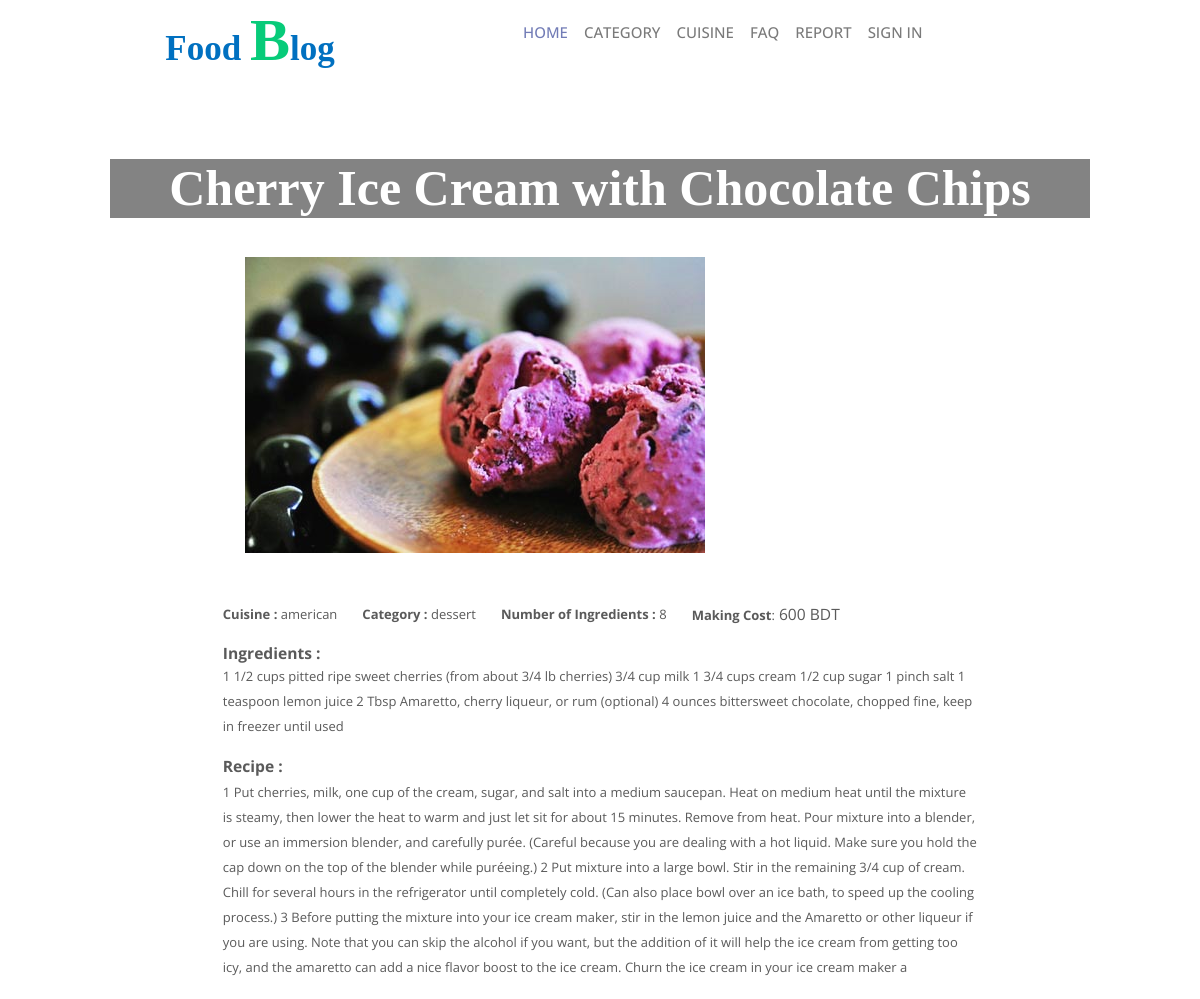
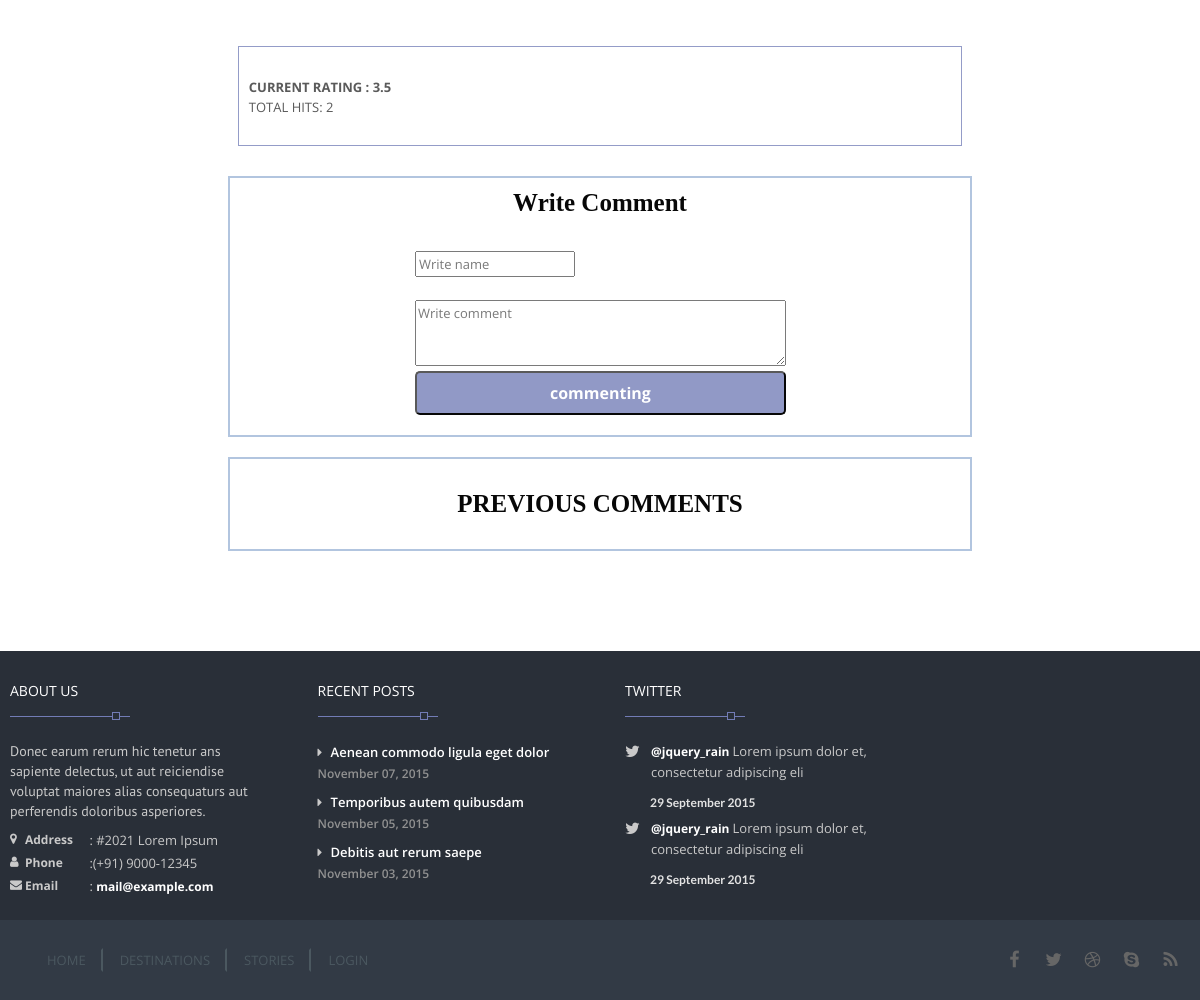
The app's page /view/description.php?id=6 with its own data (2 pictures, top to bottom).
### tables this page shows
CREATE TABLE IF NOT EXISTS `recepie` (
  `recepie_id` int(11) NOT NULL AUTO_INCREMENT,
  `recepie_name` varchar(100) NOT NULL,
  `ingredients` varchar(600) NOT NULL,
  `no_of_ingredients` int(10) NOT NULL,
  `cuisine` varchar(10) NOT NULL,
  `catagory` varchar(15) NOT NULL,
  `description` varchar(1000) NOT NULL,
  `price` int(11) NOT NULL,
  PRIMARY KEY (`recepie_id`),
  UNIQUE KEY `recepie_name` (`recepie_name`)
);

### view/description.php (the view, shortened to what this page needs)
<?php
$query = mysql_query("SELECT * from recepie where recepie_id=" . $_GET["id"]);
?>
<!DOCTYPE html>
<html lang = "en">
    <head>
        <link rel="stylesheet" href="css/bootstrap.min.css"/>
        <link rel="stylesheet" href="css/style.css">
        <link rel="stylesheet" type="text/css" href="css/style.css" media="screen" data-name="skins">
        <link rel="stylesheet" href="http://cdnjs.cloudflare.com/ajax/libs/font-awesome/4.6.3/css/font-awesome.min.css">
        <link rel="stylesheet" href="css/font-awesome.css"/>
        <link rel="stylesheet" href="css/fractionslider.css"/>
        <link rel="stylesheet" href="css/style-fraction.css"/>
        <link rel="stylesheet" href="css/style_footer.css"/>
        <link rel = "stylesheet" href = "css/description_style.css" type = "text/css">
    </head>
    <body>
        <?php include 'header.php'; ?>
        <div class="container">
            <div class="print_data">
                <?php
                while ($rows = mysql_fetch_array($query)) {
                    $recepie_id = $rows['recepie_id'];
                    $recepie_name = $rows['recepie_name'];
                    $cuisine = $rows['cuisine'];
                    $catagory = $rows['catagory'];
                    $no_of_ingredients = $rows['no_of_ingredients'];
                    $price = $rows['price'];
                    $description = $rows['description'];
                    $ingredients = $rows['ingredients'];
                    ?>
                    <div id="recepie_div" style="display: inline;">
                        <div id="recepie_name"><?php echo $recepie_name; ?></div>
                        <div class="recepie_image" >
                            <?php $path = 'images/food/' . $recepie_id . '.jpg' ?>
                            <img  src="<?php echo $path ?>"  >
                        </div>
                        <div id="info_recepie" >
                            <div id="details">
                                <div class='desc'>
                                    <div class='details_recipe'><b>Cuisine :</b> <?php echo $cuisine; ?> <br></div>
                                    <div class='details_recipe'><b>Category :</b> <?php echo $catagory; ?><br></div>
                                    <div class='details_recipe'><b>Number of Ingredients :</b> <?php echo $no_of_ingredients; ?><br></div>
                                    <div class='details_recipe'><b>Making Cost</b>:<big> <?php echo $price; ?> BDT</big></div>
                                </div>
                            </div>
                            <div class="clearfix"></div>
                            <div class='details'>
                                <big><b>Ingredients : </b></big> <br>
                                <div class='detils_moshla'><?php echo $ingredients; ?></div>
                            </div>
                            <div id='details'>
                                <big><b>Recipe :</b></big> <br>
                                <?php echo $description; ?>
                            </div>
                            <br>
                            <div>
                                <div class="rating_div">
                                    <div class='rating_show'>
                                        <?php
                                        $ratingquery = mysql_query("SELECT rate FROM ratingtable where recepie_id=$recepie_id");
                                        ?>
                                        <?php
                                        $rate_sum = 0;
                                        $row_count = 0;
                                        while ($rows = mysql_fetch_assoc($ratingquery)) {
                                            $rate = $rows['rate'];
                                            $rate_sum = $rate_sum + $rate;
                                            $row_count = $row_count + 1;
                                            ?>
                                            <?php
                                        }
                                        if (!$row_count == 0) {
                                            $current_rating = $rate_sum / $row_count;
                                            echo "<b>CURRENT RATING : ";
                                            echo round($current_rating, 2) . "</b>";
                                            echo "</br>" . "TOTAL HITS: " . $row_count;
                                        } else {
                                            echo "<b>CURRENT RATING : 0 </b>";
                                            echo "</br>" . "TOTAL HITS: " . $row_count;
                                        }
                                        ?>
                                    </div>
                                </div>
                            </div>
                            <div id='comment_note'style="border:2px solid lightsteelblue;margin-left:20px;margin-right: 20px;">
                                <h4 class='comment_header'> Write Comment</h4>
                                            <div style="margin-left:25%;">
                                                <form action="description.php?id=<?php echo "$recepie_id"; ?>" method="POST">
                                                    <table>
                                                        <tr><td><span style="font-family:Monotype Corsiva;color:white;font-weight: bolder;font-size: 25px;">Name:</span> <br><input placeholder="Write name" type="text" name="name"/></td></tr>
                                                        <tr><td colspan="2"><span style="font-family:Monotype Corsiva;color:white;font-weight: bolder;font-size: 25px;">Write Comment:</span>  </td></tr>
                                                        <tr><td colspan="5"><textarea name="comment" placeholder="Write comment "rows="3" cols="50"></textarea></td></tr>
                                                        <tr><td colspan="2"><input id='details_button' type="submit" name="commenting" value="commenting"></td></tr>
                                                    </table>
                                                </form>
                                            </div>
                                            </div>
                                            <div style="border:2px solid lightsteelblue;padding:20px;margin:20px;">
                                                <h4 class='comment_header'>PREVIOUS COMMENTS</h4>
                                            </div></div> </div>
                                            <?php
                                        }
                                        ?>
                                        </div>
                                        </div>
                                        <?php include 'footer.php'; ?>
                                        </body>
                                        </html>

### view/css/description_style.css (style rules this page uses)
div#recepie_name { font-size:50px; font-family:Monotype Corsiva; background-color:grey; width:100%; padding-left:100%; padding-right: 100%; padding:2%; text-align: center; margin-bottom: 4% ; color:white; font-weight: bolder; }
.recepie_image { margin-top:4px; margin-bottom: 5%; margin-left: auto; margin-right: auto; padding:0px 135px; }
.details_recipe { float:left; padding-right: 25px; }
.detils_moshla,#details { line-height: 25px; }
div#info_recepie { margin-left:10%; margin-right:10%; }
div#details,.details { margin:15px; }
.print_data { background-color: white; opacity: 0.97; padding:5%; overflow:hidden; margin:2%; }
.rating_div { background-color:white; margin:30px; padding-left:10px; height: 100px; padding-top: 30px; }
.comment_header { text-align: center; background-color: white; font-size: 25px; font-family:Monotype Corsiva; color: black; }
#details_button { width:100%; text-align: center; padding:10px 100px; font-size:16px; cursor:pointer; border-radius:5px; margin-bottom:20px; background-color:#8e96c5; list-style-type:none; color:white; font-weight: bolder; }
.rating_div { border:1px solid #9199C7; }

### records on screen
recepie: recepie_name "Cherry Ice Cream with Chocolate Chips", cuisine "american", catagory "dessert", no_of_ingredients "8", price "600", ingredients "1 1/2 cups pitted ripe sweet cherries (from about 3/4 lb cherries) 3/4 cup milk 1 3/4 cups cream 1/2 cup sugar 1 pinch salt 1 teaspoon lemon juice 2 Tbsp Amaretto, cherry liqueur, or rum (optional) 4 ounces bittersweet chocolate, chopped fine, keep in freezer until used", description "1 Put cherries, milk, one cup of the cream, sugar, and salt into a medium saucepan. Heat on medium heat until the mixture is steamy, then lower the heat to warm and just let sit for about 15 minutes. Remove from heat. Pour mixture into a blender, or use an immersion blender, and carefully purée. (Careful because you are dealing with a hot liquid. Make sure you hold the cap down on the top of the blender while puréeing.) 2 Put mixture into a large bowl. Stir in the remaining 3/4 cup of cream. Chill for several hours in the refrigerator until completely cold. (Can also place bowl over an ice bath, to speed up the cooling process.) 3 Before putting the mixture into your ice cream maker, stir…", current_rating "3.5", row_count "2"
